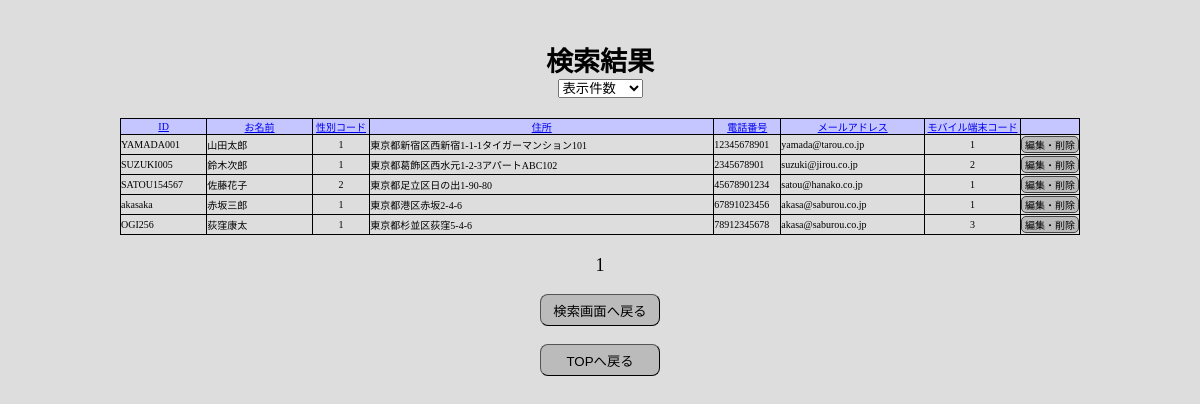
The page /searchresult.php?&sort_column=user_tel on the database its author committed.
### tables this page shows
CREATE TABLE users_data (
	user_id VARCHAR(24) UNIQUE NOT NULL,
	user_password VARCHAR(24) NOT NULL,
	user_name VARCHAR(32) NOT NULL,
	user_sex INT(1) NOT NULL,
	user_address VARCHAR(128) NOT NULL,
	user_tel VARCHAR(16) NOT NULL,
	user_mail_address VARCHAR(64) NOT NULL,
	user_mobile_device INT(1) NOT NULL
	);

### src/searchresult.php (the view, shortened to what this page needs)
<?php
try {
    $pdo = new PDO(
        'mysql:host=mysql;dbname=test_db;charset=utf8mb4',
        'test_db_docker',
        'test_db_docker_pass',
        [
            PDO::ATTR_DEFAULT_FETCH_MODE => PDO::FETCH_ASSOC,
            PDO::ATTR_ERRMODE => PDO::ERRMODE_EXCEPTION,
            PDO::ATTR_EMULATE_PREPARES => false,
        ]
    );
} catch (PDOException $e) {
    echo $e->getMessage();
    exit;
}
if (strpos($_SERVER['HTTP_REFERER'], 'search.php')) {
    setcookie('search_querys', $_SERVER['QUERY_STRING']);
    $search_querys = $_SERVER['QUERY_STRING'];
} else {
    $search_querys = $_COOKIE['search_querys'];
}
$sort_info = [];
if (!empty($_GET["sort_column"])) {
    if (array_key_exists($_GET["sort_column"], $sort_info)) {
        if ($sort_info[$_GET["sort_column"]] === 'ASC') {
            unset($sort_info[$_GET["sort_column"]]);
            $addvalue[$_GET["sort_column"]] = 'DESC';
            $sort_info = array_merge($addvalue, $sort_info);
        } else if ($sort_info[$_GET["sort_column"]] === 'DESC') {
            unset($sort_info[$_GET["sort_column"]]);
            $addvalue[$_GET["sort_column"]] = 'ASC';
            $sort_info = array_merge($addvalue, $sort_info);
        }
    } else {
        $addvalue[$_GET["sort_column"]] = 'ASC';
        $sort_info = array_merge($addvalue, $sort_info);
    }
}
include('app/_parts/_header.php');
?>
<?php
$search_info = [];
$where_conndition = function ($search_info) {
    $where_conndition = "";
    $count = 1;
    foreach ($search_info as $key => $value) {
        if (!empty($key)) {
            if ($count === 1) {
                $where_conndition = " WHERE " . $key . " LIKE :" . $key;
            } else {
                $where_conndition .= " AND " . $key . " LIKE :" . $key;
            }
            $count++;
        }
    }
    return $where_conndition;
};
$oreder_by_condition = function ($sort_info) {
    $oreder_by_condition = "";
    $count = 1;
    foreach ($sort_info as $key => $order_condition) {
        if (!empty($key)) {
            if ($count === 1) {
                $oreder_by_condition = " ORDER BY `" . $key . "` " . $order_condition;
            } else {
                $oreder_by_condition .= ", `" . $key . "` " . $order_condition;
            }
            $count++;
        }
    }
    return $oreder_by_condition;
};
$stmt = $pdo->prepare('SELECT user_id, user_name, user_sex, user_address, user_tel, user_mail_address, user_mobile_device FROM users_data' . $where_conndition($search_info) . $oreder_by_condition($sort_info));
$stmt->execute();
$search_results = $stmt->fetchAll();
?>
<main>
    <h1>検索結果</h1>
    <form class="display_items_count">
        <select onChange="location.href=value" ;>
            <option selected>表示件数</option>
        </select>
    </form>
    <?php
    $display_items_count = $_GET['display_items_count'] ?? $_COOKIE["display_items_count"] ?? 20;
    $search_items_count = count($search_results);
    $max_page_count = ceil($search_items_count / $display_items_count);
    $now_display = !isset($_GET['page_number']) ? 1 : (int)$_GET['page_number'];
    $start_number = ($now_display - 1) * $display_items_count;
    $display_search_results = array_slice($search_results, $start_number, $display_items_count, true);
    ?>
    <table>
        <tr>
            <th><a href="searchresult.php?<?= $search_querys ?>&sort_column=user_id">ID</a></th>
            <th><a href="searchresult.php?<?= $search_querys ?>&sort_column=user_name">お名前</a></th>
            <th><a href="searchresult.php?<?= $search_querys ?>&sort_column=user_sex">性別コード</a></th>
            <th><a href="searchresult.php?<?= $search_querys ?>&sort_column=user_address">住所</a></th>
            <th><a href="searchresult.php?<?= $search_querys ?>&sort_column=user_tel">電話番号</a></th>
            <th><a href="searchresult.php?<?= $search_querys ?>&sort_column=user_mail_address">メールアドレス</a></th>
            <th><a href="searchresult.php?<?= $search_querys ?>&sort_column=user_mobile_device">モバイル端末コード</a></th>
            <th></th>
        </tr>
        <?php
        foreach ($display_search_results as $personal_data) {
        ?><tr>
                <td><?= $personal_data["user_id"] ?></td>
                <td><?= $personal_data["user_name"] ?></td>
                <td><?= $personal_data["user_sex"] ?></td>
                <td><?= $personal_data["user_address"] ?></td>
                <td><?= $personal_data["user_tel"] ?></td>
                <td><?= $personal_data["user_mail_address"] ?></td>
                <td><?= $personal_data["user_mobile_device"] ?></td>
                <td>
                    <form action="personal_data_edit.php" method="post">
                        <input type="submit" id="edit_button" value="編集・削除">
                    </form>
                </td>
            </tr><?php
                }
                    ?>
    </table>
    <p class="page_select">
        <?php
        for ($i = 1; $i <= $max_page_count; $i++) {
            if ($i === $now_display) {
                echo $now_display . ' ';
            } else {
        ?>
                <a href="searchresult.php?<?= $search_querys ?>&page_number=<?= $i ?>"><?= $i ?></a>
        <?php
            }
        }
        ?>
    </p>
    <p><button type="button" onclick="location.href='search.php'" class="submit">検索画面へ戻る</button></p>
    <p>
        <button type="button" onclick="location.href='dbtest.php'" class="submit">TOPへ戻る</button>
    </p>
</main>
<?php
include('app/_parts/_footer.php');

### src/css/styles.css (style rules this page uses)
body { background-color: #DDD; font-size: large; margin: 0 0; padding: 0 0; }
h1 { display: block; text-align: center; font-size: 150%; margin: 0 0; margin-top: 40px; }
main p { display: block; text-align: center; white-space: nowrap }
table { width: 80%; margin: 20px auto; border-collapse: collapse; border: solid 1px #000; border-spacing: 0; padding: 0 auto; }
th, td { border: solid 1px #000; font-size: x-small; margin: 0 0; padding: 0 0; }
th { background-color: #C5C5FF; font-weight: normal; font-size: normal; }
th:nth-child(1) { width: 9%; }
th:nth-child(2) { width: 11%; }
th:nth-child(3) { width: 6%; text-align: center; }
th:nth-child(4) { width: auto; }
th:nth-child(5) { width: 7%; }
th:nth-child(6) { width: 15%; }
th:nth-child(7) { width: 10%; }
th:nth-child(8) { width: 4%; }
td:nth-child(3) { text-align: center; }
td:nth-child(7) { text-align: center; }
td:nth-child(8) { text-align: center; }
.submit { display: block; height: 32px; width: 120px; border-radius: 8px; border-width: 1px; background-color: #BBB; margin: 0 auto; text-align: center; }
button, .button { display: block; margin: 8px auto; padding: 4px; text-align: center; background-color: #BBB; border-radius: 8px; border-width: 1px; }
button, .button:hover { background-color: #DDDDEE; }
.page_select { text-align: center; }
.display_items_count { display: flex; justify-content: center; }
#edit_button { font-size: x-small; margin: 1px auto; padding: 0 3px; background-color: #BBB; border: 1px solid #444; border-radius: 5px; }

### rows shown on the page
users_data: user_id "YAMADA001", user_name "山田太郎", user_sex "1", user_address "東京都新宿区西新宿1-1-1タイガーマンション101", user_tel "12345678901", user_mail_address "yamada@tarou.co.jp", user_mobile_device "1"
users_data: user_id "SUZUKI005", user_name "鈴木次郎", user_sex "1", user_address "東京都葛飾区西水元1-2-3アパートABC102", user_tel "2345678901", user_mail_address "suzuki@jirou.co.jp", user_mobile_device "2"
users_data: user_id "SATOU154567", user_name "佐藤花子", user_sex "2", user_address "東京都足立区日の出1-90-80", user_tel "45678901234", user_mail_address "satou@hanako.co.jp", user_mobile_device "1"
users_data: user_id "akasaka", user_name "赤坂三郎", user_sex "1", user_address "東京都港区赤坂2-4-6", user_tel "67891023456", user_mail_address "akasa@saburou.co.jp", user_mobile_device "1"
users_data: user_id "OGI256", user_name "荻窪康太", user_sex "1", user_address "東京都杉並区荻窪5-4-6", user_tel "78912345678", user_mail_address "akasa@saburou.co.jp", user_mobile_device "3"
